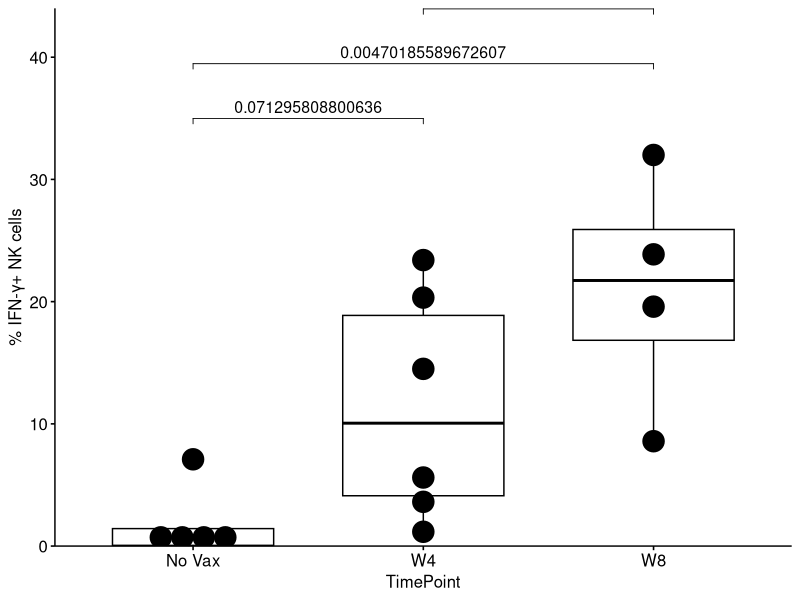
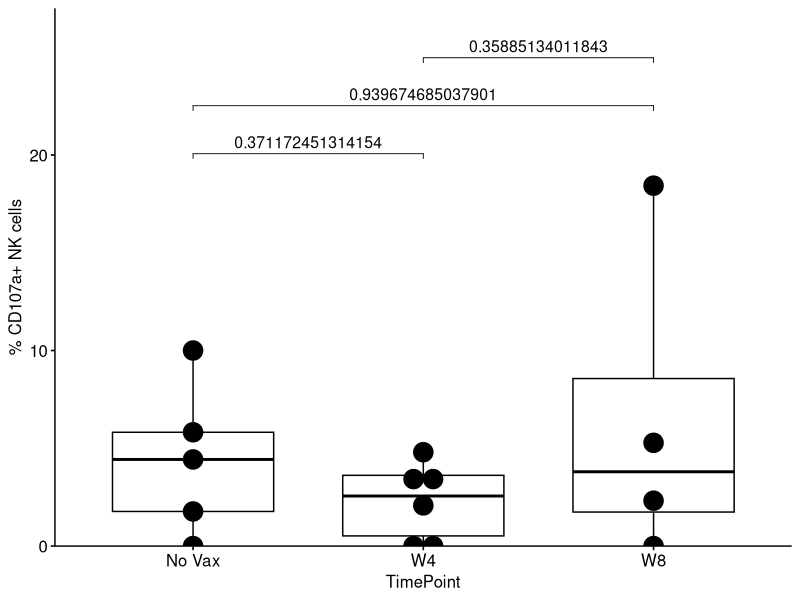
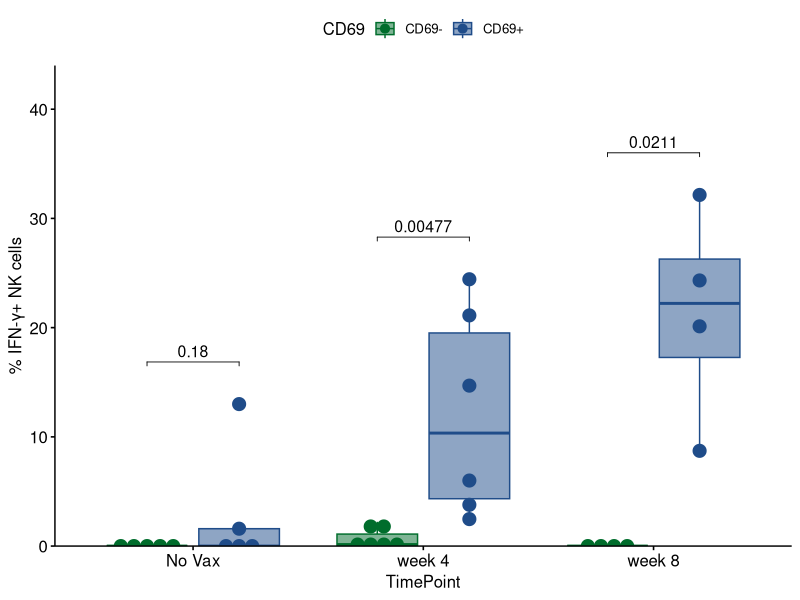
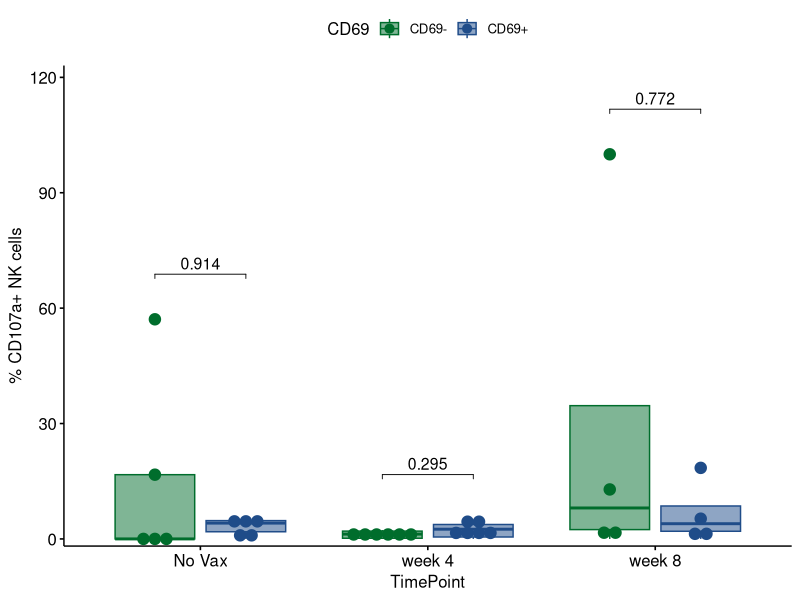

Recreate these plots in R, in order.

# Load the necessary libraries
library(tidyverse)
library(dplyr)
library(ggplot2)
library(cowplot)
library(viridis)
library(ggpubr)
library(rstatix)  
library(ggpubr)  # For easy data-visualization

# Read in the CSVs
Fig2N <- read.csv("text/Fig2N.csv")
Fig2OP <- read.csv("text/Fig2OP.csv")

## Total Nk cells

a <- ggboxplot(Fig2N, x = "TimePoint", y = "IFNg",
               ylim = c(0, 40)) +
  geom_dotplot(
    aes(fill = NULL, color = NULL),
    binaxis='y', stackdir='center', dotsize = 1.2,
    position = position_dodge(0.8)) + ylab("% IFN-γ+ NK cells")
a_test <- Fig2N %>% dunn_test(IFNg ~ TimePoint)  %>%
  adjust_pvalue() %>%  add_significance("p.adj") %>% add_xy_position(x = "TimePoint")
ap <- a + stat_pvalue_manual(a_test, label = "p", , tip.length = 0.01, size = 4) +
  scale_y_continuous(expand = expansion(mult = c(0, 0.1)))
ap

b <- ggboxplot(Fig2N, x = "TimePoint", y = "CD107a",
               ylim = c(0, 25)) +
  geom_dotplot(
    aes(fill = NULL, color = NULL),
    binaxis='y', stackdir='center', dotsize = 1.2,
    position = position_dodge(0.8)) + ylab("% CD107a+ NK cells")
b_test <- Fig2N %>% dunn_test(CD107a ~ TimePoint)  %>%
  adjust_pvalue() %>%  add_significance("p.adj") %>% add_xy_position(x = "TimePoint")
bp <- b + stat_pvalue_manual(b_test, label = "p", , tip.length = 0.01, size = 4) +
  scale_y_continuous(expand = expansion(mult = c(0, 0.1)))
bp

## CD69pos vs neg
a <- ggboxplot(Fig2OP, x = "TimePoint", y = "IFNg",
               fill = "CD69", color = "CD69", palette = c("#006D2C", "#1F4C89"), alpha = 0.5,  ylim = c(0, 40)) +
  geom_dotplot(
    aes(fill = CD69, color = CD69),
    binaxis='y', stackdir='center', dotsize = 1,
    position = position_dodge(0.8)) + ylab("% IFN-γ+ NK cells")
a_test <- Fig2OP %>% group_by(TimePoint) %>% wilcox_test(IFNg ~ CD69)  %>%
  adjust_pvalue() %>%  add_significance("p.adj") %>% add_xy_position(x = "TimePoint")
ap <- a + stat_pvalue_manual(a_test, label = "p", , tip.length = 0.01, size = 4) +
  scale_y_continuous(expand = expansion(mult = c(0, 0.1)))
ap

b <- ggboxplot(Fig2OP, x = "TimePoint", y = "CD107a",
               fill = "CD69", color = "CD69", palette = c("#006D2C", "#1F4C89"), alpha = 0.5,  scales = "free") +
  geom_dotplot(
    aes(fill = CD69, color = CD69),
    binaxis='y', stackdir='center', dotsize = 0.8,
    position = position_dodge(0.8)) + ylab("% CD107a+ NK cells")
b_test <- Fig2OP %>% group_by(TimePoint) %>% wilcox_test(CD107a ~ CD69)  %>%
  adjust_pvalue() %>%  add_significance("p.adj") %>% add_xy_position(x = "TimePoint")
bp <- b + stat_pvalue_manual(b_test, label = "p", , tip.length = 0.01, size = 4) +
  scale_y_continuous(expand = expansion(mult = c(0, 0.1)))
bp


